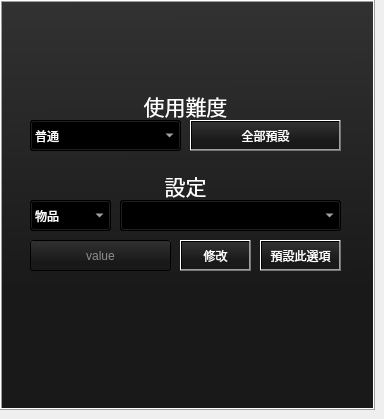
   <widget class="QWidget" name="tab">
    <attribute name="title">
     <string>數值</string>
    </attribute>
    <widget class="QFrame" name="background_4">
     <property name="geometry">
      <rect>
       <x>0</x>
       <y>0</y>
       <width>375</width>
       <height>410</height>
      </rect>
     </property>
     <property name="focusPolicy">
      <enum>Qt::NoFocus</enum>
     </property>
     <property name="styleSheet">
      <string notr="true">background-color: qlineargradient(spread:pad, x1:0.477, y1:1, x2:0.471, y2:0, stop:0.295455 rgba(25, 25, 25, 255), stop:1 rgba(50, 50, 50, 255));</string>
     </property>
     <property name="frameShape">
      <enum>QFrame::Box</enum>
     </property>
     <property name="frameShadow">
      <enum>QFrame::Raised</enum>
     </property>
     <widget class="QComboBox" name="custom_difficulty_choose">
      <property name="geometry">
       <rect>
        <x>30</x>
        <y>120</y>
        <width>151</width>
        <height>31</height>
       </rect>
      </property>
      <property name="layoutDirection">
       <enum>Qt::LeftToRight</enum>
      </property>
      <property name="styleSheet">
       <string notr="true">color: rgb(255, 255, 255);
font: 75 10pt &quot;NSimSun&quot;;</string>
      </property>
      <property name="currentIndex">
       <number>1</number>
      </property>
      <item>
       <property name="text">
        <string>簡單</string>
       </property>
      </item>
      <item>
       <property name="text">
        <string>普通</string>
       </property>
      </item>
      <item>
       <property name="text">
        <string>困難</string>
       </property>
      </item>
     </widget>
     <widget class="QLabel" name="custom_difficulty_label">
      <property name="geometry">
       <rect>
        <x>30</x>
        <y>90</y>
        <width>311</width>
        <height>31</height>
       </rect>
      </property>
      <property name="tabletTracking">
       <bool>false</bool>
      </property>
      <property name="autoFillBackground">
       <bool>false</bool>
      </property>
      <property name="styleSheet">
       <string notr="true">background-color: rgba(255, 255, 255, 0);
font: 75 10pt &quot;NSimSun&quot;;
color: rgb(255, 255, 255);</string>
      </property>
      <property name="frameShape">
       <enum>QFrame::NoFrame</enum>
      </property>
      <property name="frameShadow">
       <enum>QFrame::Plain</enum>
      </property>
      <property name="text">
       <string>&lt;html&gt;&lt;head/&gt;&lt;body&gt;&lt;p align=&quot;center&quot;&gt;&lt;span style=&quot; font-size:16pt; color:#ffffff;&quot;&gt;使用難度&lt;/span&gt;&lt;/p&gt;&lt;/body&gt;&lt;/html&gt;</string>
      </property>
     </widget>
     <widget class="QComboBox" name="custom_option_choose">
      <property name="geometry">
       <rect>
        <x>30</x>
        <y>200</y>
        <width>81</width>
        <height>31</height>
       </rect>
      </property>
      <property name="styleSheet">
       <string notr="true">color: rgb(255, 255, 255);
font: 75 10pt &quot;NSimSun&quot;;</string>
      </property>
      <item>
       <property name="text">
        <string>物品</string>
       </property>
      </item>
      <item>
       <property name="text">
        <string>載具</string>
       </property>
      </item>
      <item>
       <property name="text">
        <string>殭屍</string>
       </property>
      </item>
      <item>
       <property name="text">
        <string>動物</string>
       </property>
      </item>
      <item>
       <property name="text">
        <string>障礙</string>
       </property>
      </item>
      <item>
       <property name="text">
        <string>建築</string>
       </property>
      </item>
      <item>
       <property name="text">
        <string>玩家</string>
       </property>
      </item>
      <item>
       <property name="text">
        <string>物件</string>
       </property>
      </item>
      <item>
       <property name="text">
        <string>事件</string>
       </property>
      </item>
      <item>
       <property name="text">
        <string>遊戲</string>
       </property>
      </item>
     </widget>
     <widget class="QLabel" name="custom_difficulty_option_label">
      <property name="geometry">
       <rect>
        <x>30</x>
        <y>170</y>
        <width>311</width>
        <height>31</height>
       </rect>
      </property>
      <property name="tabletTracking">
       <bool>false</bool>
      </property>
      <property name="autoFillBackground">
       <bool>false</bool>
      </property>
      <property name="styleSheet">
       <string notr="true">background-color: rgba(255, 255, 255, 0);
font: 75 10pt &quot;NSimSun&quot;;
color: rgb(255, 255, 255);</string>
      </property>
      <property name="frameShape">
       <enum>QFrame::NoFrame</enum>
      </property>
      <property name="frameShadow">
       <enum>QFrame::Plain</enum>
      </property>
      <property name="text">
       <string>&lt;html&gt;&lt;head/&gt;&lt;body&gt;&lt;p align=&quot;center&quot;&gt;&lt;span style=&quot; font-size:16pt; color:#ffffff;&quot;&gt;設定&lt;/span&gt;&lt;/p&gt;&lt;/body&gt;&lt;/html&gt;</string>
      </property>
     </widget>
     <widget class="QLineEdit" name="custom_option_value">
      <property name="geometry">
       <rect>
        <x>30</x>
        <y>240</y>
        <width>141</width>
        <height>31</height>
       </rect>
      </property>
      <property name="styleSheet">
       <string notr="true">font: 75 10pt &quot;NSimSun&quot;;
color: rgb(255, 255, 255);</string>
      </property>
      <property name="alignment">
       <set>Qt::AlignCenter</set>
      </property>
      <property name="placeholderText">
       <string>value</string>
      </property>
     </widget>
     <widget class="QPushButton" name="custom_all_default">
      <property name="geometry">
       <rect>
        <x>190</x>
        <y>120</y>
        <width>151</width>
        <height>31</height>
       </rect>
      </property>
      <property name="styleSheet">
       <string notr="true">color: rgb(255, 255, 255);
font: 75 10pt &quot;NSimSun&quot;;</string>
      </property>
      <property name="text">
       <string>全部預設</string>
      </property>
     </widget>
     <widget class="QPushButton" name="custom_onlyone_default">
      <property name="geometry">
       <rect>
        <x>260</x>
        <y>240</y>
        <width>81</width>
        <height>31</height>
       </rect>
      </property>
      <property name="styleSheet">
       <string notr="true">color: rgb(255, 255, 255);
font: 75 10pt &quot;NSimSun&quot;;</string>
      </property>
      <property name="text">
       <string>預設此選項</string>
      </property>
     </widget>
     <widget class="QComboBox" name="custom_option_modify_choose">
      <property name="geometry">
       <rect>
        <x>120</x>
        <y>200</y>
        <width>221</width>
        <height>31</height>
       </rect>
      </property>
      <property name="styleSheet">
       <string notr="true">color: rgb(255, 255, 255);
font: 75 10pt &quot;NSimSun&quot;;</string>
      </property>
     </widget>
     <widget class="QPushButton" name="custom_modify_click">
      <property name="geometry">
       <rect>
        <x>180</x>
        <y>240</y>
        <width>71</width>
        <height>31</height>
       </rect>
      </property>
      <property name="styleSheet">
       <string notr="true">color: rgb(255, 255, 255);
font: 75 10pt &quot;NSimSun&quot;;</string>
      </property>
      <property name="text">
       <string>修改</string>
      </property>
     </widget>
    </widget>
   </widget>
